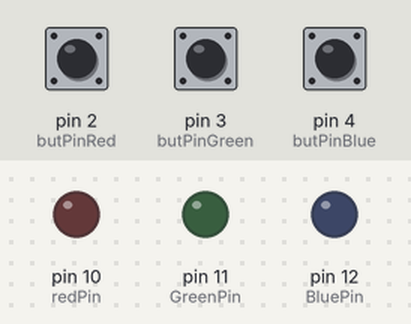
The sketch below on a simulated Arduino Uno, built with avr-gcc and run on an emulated ATmega328P. Parts: output pins drawn as LEDs (lit = HIGH). Inputs (shaded band) come from the test bench; at power-on: pin 2 (butPinRed) LOW, pin 3 (butPinGreen) LOW, pin 4 (butPinBlue) LOW.

Above: at 1.2 s.
1.3 s: pin 2 (butPinRed) pulled HIGH for 0.15 s
At 2.2 s:
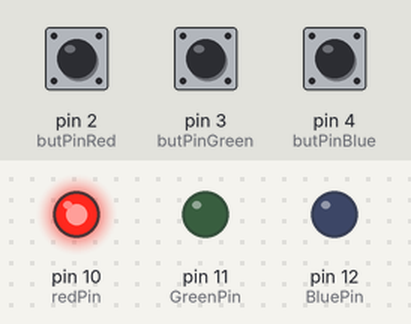
2.9 s: pin 3 (butPinGreen) pulled HIGH for 0.15 s
At 3.4 s:
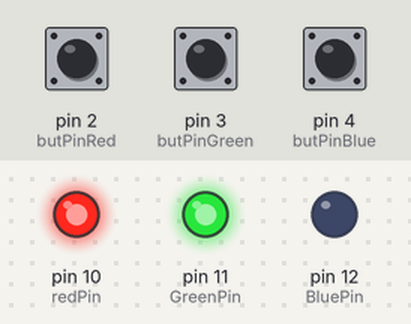
4.5 s: pin 4 (butPinBlue) pulled HIGH for 0.15 s
At 5.7 s:
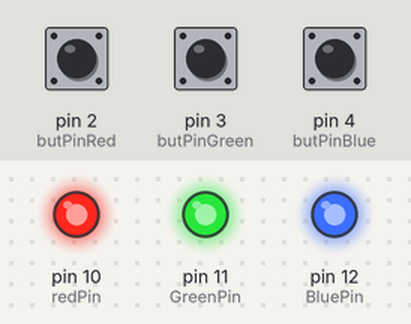
6.1 s: pin 2 (butPinRed) pulled HIGH for 1 s
At 7.1 s:
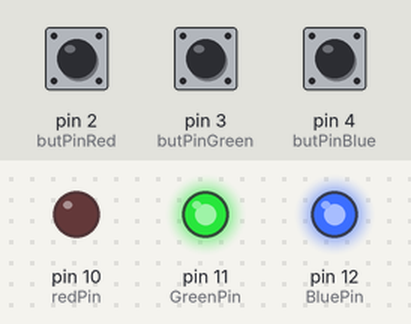
8.6 s: pin 3 (butPinGreen) pulled HIGH for 1 s
At 9.1 s:
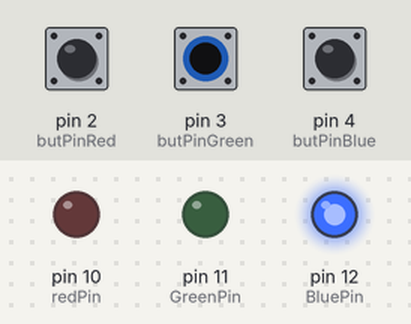
11.1 s: pin 2 (butPinRed) pulled HIGH for 0.15 s
At 12.2 s:
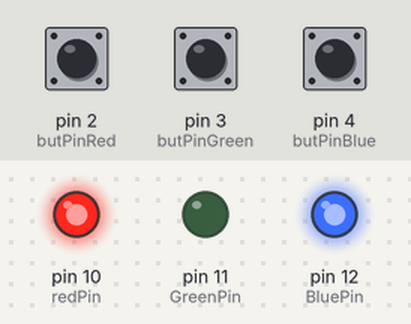
Timing chart, 0 to 13.7 s (numbered marks = the images above; inputs shaded):
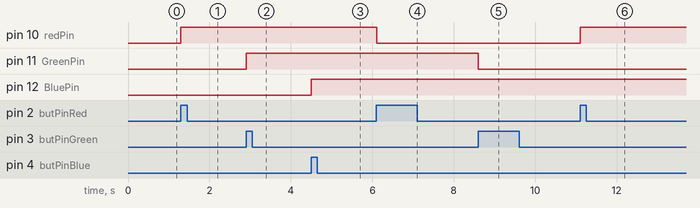

Measured:
- after the input at 1.3 s, pin 10 (redPin): LOW → HIGH at once
- after the input at 2.9 s, pin 11 (GreenPin): LOW → HIGH at once
- after the input at 4.5 s, pin 12 (BluePin): LOW → HIGH at once
- after the input at 6.1 s, pin 10 (redPin): HIGH → LOW at once
- after the input at 8.6 s, pin 11 (GreenPin): HIGH → LOW at once
- after the input at 11.1 s, pin 10 (redPin): LOW → HIGH at once

The sketch:

Three_Switch_LED_Toggle.ino
```cpp
// Red LED button vairables
int butPinRed=2;
int redPin=10;
int butValRed=1;
int butValOldRed=1;
int LEDstateRed=0;

// Blue LED button variables
int butPinBlue=4;
int BluePin=12;
int butValBlue=1;
int butValOldBlue=1;
int LEDstateBlue=0;

// Green LED button variables
int butPinGreen=3;
int GreenPin=11;
int butValGreen=1;
int butValOldGreen=1;
int LEDstateGreen=0;


int br=9600;
int dt = 50;
void setup() {
  // put your setup code here, to run once:
  Serial.begin(br);

  // Pin setup for Red
  pinMode(redPin,OUTPUT);
  pinMode(butPinRed,INPUT);

    // Pin setup for Green
  pinMode(GreenPin,OUTPUT);
  pinMode(butPinGreen,INPUT);

  // Pin setup for Blue
  pinMode(BluePin,OUTPUT);
  pinMode(butPinBlue,INPUT);

}

void loop() {
  // put your main code here, to run repeatedly:

  // Red LED code
  butValRed=digitalRead(butPinRed);
  if (butValOldRed==0 && butValRed==1){
    if (LEDstateRed==0){
      digitalWrite(redPin, HIGH);
    }
    if (LEDstateRed==1){
      digitalWrite(redPin, LOW);
    }
    LEDstateRed = !LEDstateRed;
  }
  butValOldRed=butValRed;

  // Green LED code
  butValGreen=digitalRead(butPinGreen);
  if (butValOldGreen==0 && butValGreen==1){
    if (LEDstateGreen==0){
      digitalWrite(GreenPin, HIGH);
    }
    if (LEDstateGreen==1){
      digitalWrite(GreenPin, LOW);
    }
    LEDstateGreen = !LEDstateGreen;
  }
  butValOldGreen=butValGreen;


  // Blue LED code
  butValBlue=digitalRead(butPinBlue);
  if (butValOldBlue==0 && butValBlue==1){
    if (LEDstateBlue==0){
      digitalWrite(BluePin, HIGH);
    }
    if (LEDstateBlue==1){
      digitalWrite(BluePin, LOW);
    }
    LEDstateBlue = !LEDstateBlue;
  }
  butValOldBlue=butValBlue;


  delay(dt);
}
```
